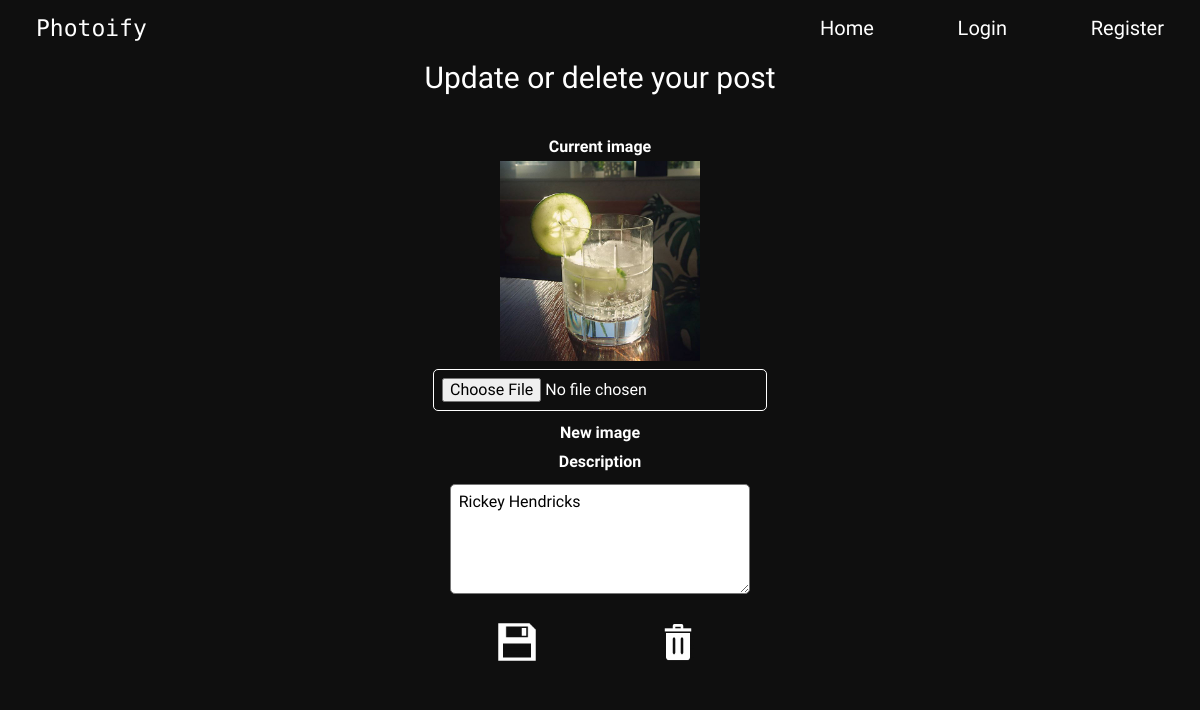
/update-post-page.php?postId=69, run on an earlier commit of the app's database.
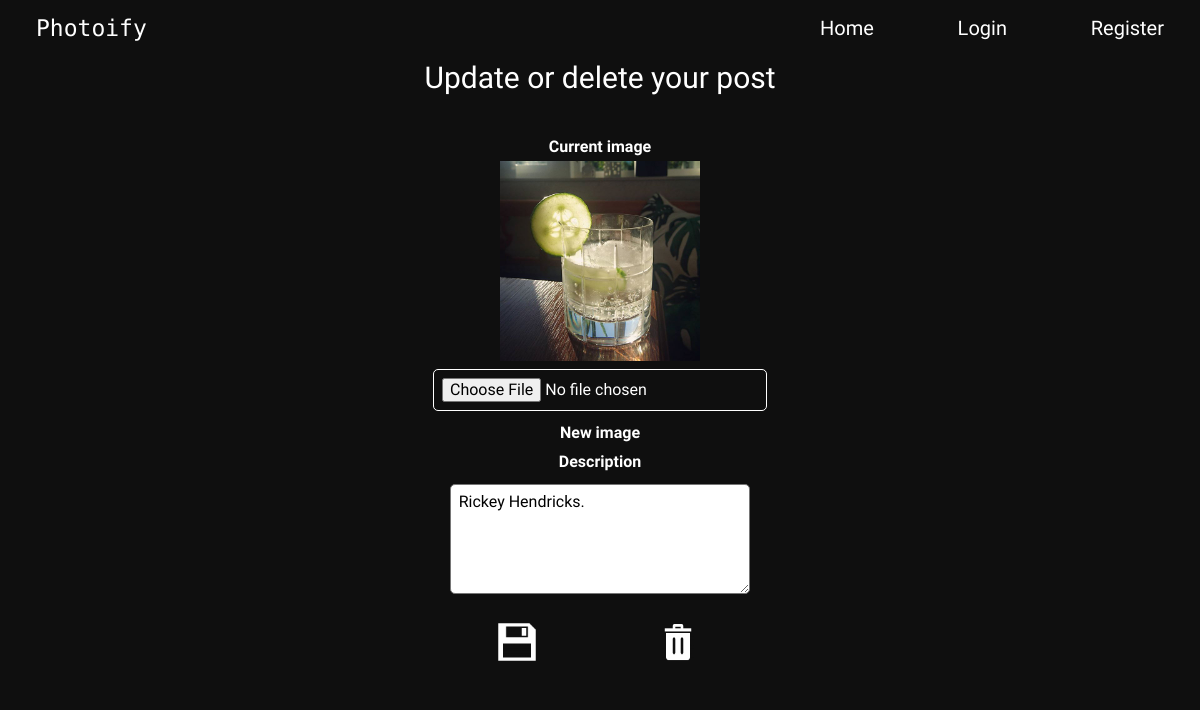
And on a later commit of the database.
### tables this page shows
CREATE TABLE "posts" (
	`post_id`	INTEGER PRIMARY KEY AUTOINCREMENT,
	`description`	TEXT,
	`image_url`	TEXT,
	`user_id`	INTEGER,
	`date`	INTEGER,
	FOREIGN KEY(`user_id`) REFERENCES `users`(`id`)
);

### app/config.php (called while the page is built, shortened)
<?php
return [
    'title' => 'Photoify',
    'database_path' => sprintf('sqlite:%s/database/photoify.db', __DIR__),
];

### app/autoload.php (called while the page is built, shortened)
<?php
require __DIR__.'/database/database-functions.php';
$config = require __DIR__.'/config.php';

### app/database/database-functions.php (called while the page is built, shortened)
<?php
function connectToDB(): PDO {
    $config = require dirname(__DIR__).'/config.php';
    $pdo = new PDO($config['database_path']);
    return $pdo;
}
function getThisPost(string $postId): array{
    $pdo = connectToDB();
    $thisPostStatement = $pdo->prepare('SELECT * FROM posts WHERE post_id = :post_id');
    $thisPostStatement->bindParam(':post_id', $postId, PDO::PARAM_INT);
    $thisPostStatement->execute();
    $thisPost = $thisPostStatement->fetch(PDO::FETCH_ASSOC);
    return $thisPost;
}

### update-post-page.php (the view, shortened to what this page needs)
<?php require __DIR__.'/views/header.php';
$postId = $_GET['postId'];
$post = getThisPost($postId);
?>
<article class="update-page update-post">
    <h1>Update or delete your post</h1>
    <form action="app/posts/update.php" method="post" enctype="multipart/form-data">
        <h4>Current image</h4>
        <img src="<?= $post['image_url']?>" alt="">
        <div class=" form-group" class="image-wrapper">
            <input class="choose-file" type="file" name="new-image" accept=".jpg, .jpeg, .png" onchange="preview_image(event)">
            <h4>New image</h4>
        </div>
        <div class="form-group">
            <h4>Description</h4>
            <textarea class="edit-description" rows="5" type="text" name="description"><?= $post['description']; ?></textarea>
        </div>
        <div class=update-buttons>
            <button class="edit-button" type="submit"><img src="/assets/iconmonstr-save.png" alt="Save"></button>
    </form>
    <form action="app/posts/delete.php" method="post">
        <button class="delete-button"><img src="/assets/iconmonstr-trash.png" alt="Delete"></button>
    </form>
    </div>
<?php require __DIR__.'/views/footer.php'; ?>

### views/header.php (shortened to what this page needs)
<?php
require __DIR__.'/../app/autoload.php';
?>
<!DOCTYPE html>
<html lang="en">
<head>
    <link rel="stylesheet" href="./assets/styles/normalize.css">
    <link rel="stylesheet" href="./assets/styles/main.css">
</head>
<body>
    <?php require __DIR__.'/navigation.php'; ?>
    <div class="container">

### views/navigation.php (shortened to what this page needs)
<nav class="navbar">
    <a class="navbar-brand" href="/index.php">
        <?php echo $config['title']; ?></a>
    <ul class="navbar-nav">
        <li class="nav-item">
            <a class="nav-link <?php if($_SERVER['PHP_SELF'] === "/index.php"){echo 'active' ;};?>"
                href="./index.php">Home</a>
        </li>
        <li class="nav-item">
            <a class="nav-link <?php if($_SERVER['PHP_SELF'] === "/login-page.php"){echo 'active' ;};?>" href="
                <?php if(isset($loggedInUser)){echo "./app/users/logout.php";} else{echo "./login-page.php";};?>">
                <?php if(isset($loggedInUser)){echo "Logout";} else{echo "Login";};?></a>
        </li>
        <li class="nav-item <?php if(isset($loggedInUser)){echo 'hide';};?>">
            <a class="nav-link <?php if($_SERVER['PHP_SELF'] === "/register-page.php"){echo 'active' ;};?>"
                href="./register-page.php">Register</a>
        </li>
    </ul>
</nav>

### views/footer.php (shortened to what this page needs)
</body>
</html>

### assets/styles/main.css (style rules this page uses)
* { box-sizing: border-box; }
body { width: 100vw; min-height: 100%; margin: 0; background-color: rgb(15, 15, 15); color: white; font-family: "Roboto Condensed", sans-serif; }
.container { height: 100%; }
h1, h2, h3, h4, h5, h6 { margin: 5px; }
h1 { font-size: 30px; font-weight: 300; }
.navbar { position: fixed; width: 100vw; height: 56px; display: flex; flex-direction: row; justify-content: space-between; align-items: center; background-color: rgb(15, 15, 15); z-index: 500; }
.navbar-brand { padding-left: 3vw; font-size: 23px; font-family: "Major Mono Display", monospace; }
.navbar-nav { display: none; }
img { width: 200px; }
a { color: white; text-decoration: none; }
ul { list-style: none; }
.choose-file { text-align: center; border: solid 1px white; }
.edit-button { margin: 0; padding: 0; background: none; border: none; display: flex; flex-direction: column; justify-content: center; align-items: center; }
.update-buttons { width: 96%; display: flex; flex-direction: row; justify-content: space-around; align-items: center; }
.edit-button { width: 80px; height: 80px; background: none; border: none; }
.delete-button { width: 80px; height: 80px; background: none; border: none; }
.edit-button > img { margin: 0; padding: 0; width: 100%; height: 100%; }
.delete-button > img { margin: 0; padding: 0; width: 100%; height: 100%; }
.update-page { margin: 0; padding: 0; padding-top: 20px; position: relative; top: 56px; display: flex; flex-direction: column; justify-content: space-around; align-items: center; }
.update-post { width: 100%; margin: 0; padding: 0; background: none; border: none; display: flex; flex-direction: column; justify-content: center; align-items: center; }
.edit-description { width: 90%; }
form { height: 100%; margin: 0 5px; display: flex; flex-direction: column; justify-content: center; align-items: center; }
.form-group { width: 100%; margin: 0 5px; display: flex; flex-direction: column; justify-content: center; align-items: center; }
input { width: 100%; border-radius: 5px; margin: 1vh 0; padding: 1vh; }
textarea { width: 100%; border-radius: 5px; margin: 1vh 0; padding: 1vh; }
@media only screen and (min-width: 800px) { .navbar-nav { width: 35vw; padding-right: 3vw; display: flex; flex-direction: row; justify-content: space-between; font-size: 20px; } }

What changed in the data, as far as the page shows it:
changed posts: description "Rickey Hendricks" → "Rickey Hendricks."
